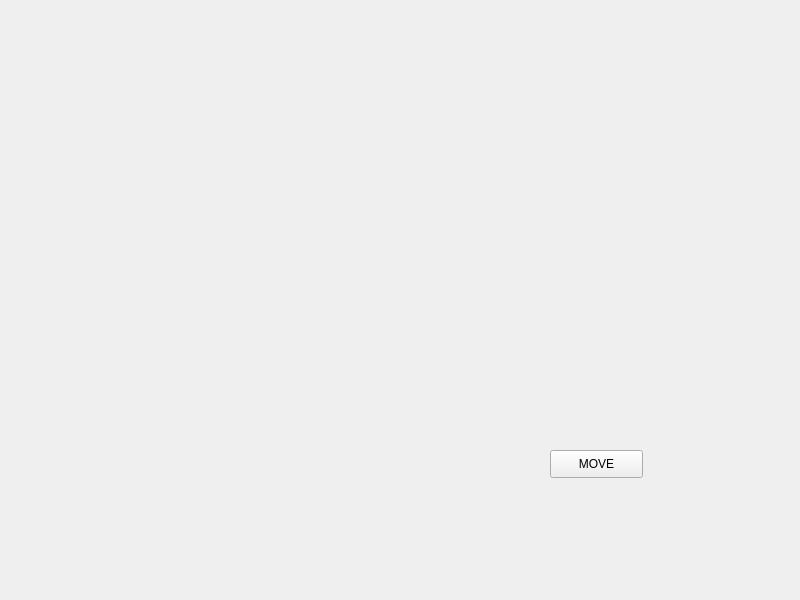
<?xml version="1.0" encoding="UTF-8"?>
<ui version="4.0">
 <class>Widget</class>
 <widget class="QWidget" name="Widget">
  <property name="geometry">
   <rect>
    <x>0</x>
    <y>0</y>
    <width>800</width>
    <height>600</height>
   </rect>
  </property>
  <property name="windowTitle">
   <string>Widget</string>
  </property>
  <widget class="QPushButton" name="btn">
   <property name="geometry">
    <rect>
     <x>550</x>
     <y>450</y>
     <width>93</width>
     <height>28</height>
    </rect>
   </property>
   <property name="text">
    <string>MOVE</string>
   </property>
  </widget>
 </widget>
 <resources/>
 <connections/>
</ui>
